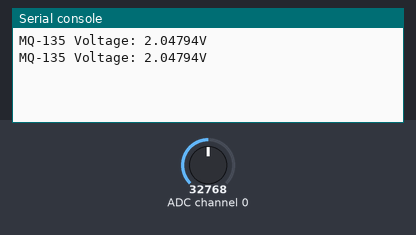
A program run on a simulated CircuitPython board. On the bench: the last lines printed to the serial console. Inputs (shaded band) come from the test bench; at power-on: ADC channel 0 = 32768 (analog values on the 0–65535 scale).

Above: at 1.2 s.
1.3 s: ADC channel 0 set to 45874
At 2.6 s:
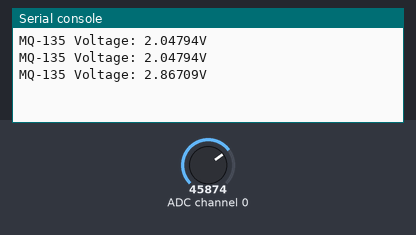
2.8 s: ADC channel 0 set to 57670
At 3.8 s:
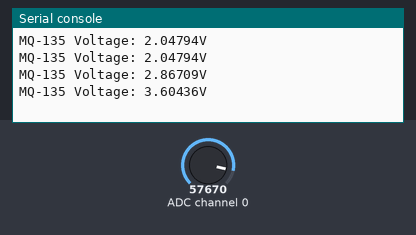
Timing chart, 0 to 5.8 s (numbered marks = the images above; inputs shaded):
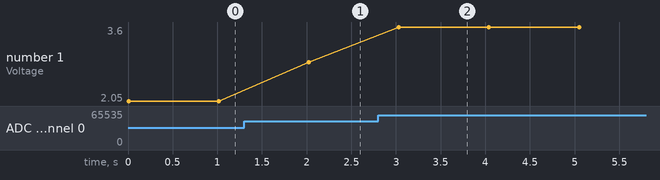

Measured:
- after the input at 1.3 s, the serial console: prints a new line after 0.72 s (image 1)
- after the input at 2.8 s, the serial console: prints a new line after 0.23 s (image 2)
- plotted number 1: 2.05 → 2.87 after the input at 1.3 s, 2.87 → 3.6 after the input at 2.8 s

The program:

read_mq135_ads1115.py
```python
# Initialize the ADS1115 over I2C, read analog channel P0 (MQ-135), and print the sensor voltage once per second.
#
# Full tutorial: https://shillehtek.com/blogs/news/raspberry-pi-ads1115-read-mq135-voltage
# Parts used: https://shillehtek.com/products/shillehtek-ads-1115-pre-soldered
#             https://shillehtek.com/products/mq-135-air-quality-hazardous-gas-sensor-module-for-arduino
#             https://shillehtek.com/products/shillehtek-120pcs-multicolored-dupont-wire
# More examples: https://github.com/shillehbean/shillehtek-examples
#

import time
import board
import busio
import adafruit_ads1x15.ads1115 as ADS
from adafruit_ads1x15.analog_in import AnalogIn


i2c = busio.I2C(board.SCL, board.SDA)

# Create the ADS object and specify the gain
ads = ADS.ADS1115(i2c)
ads.gain = 1
chan = AnalogIn(ads, ADS.P0)

# Continuously print the values
while True:
    print(f"MQ-135 Voltage: {chan.voltage}V")
    time.sleep(1)
```
